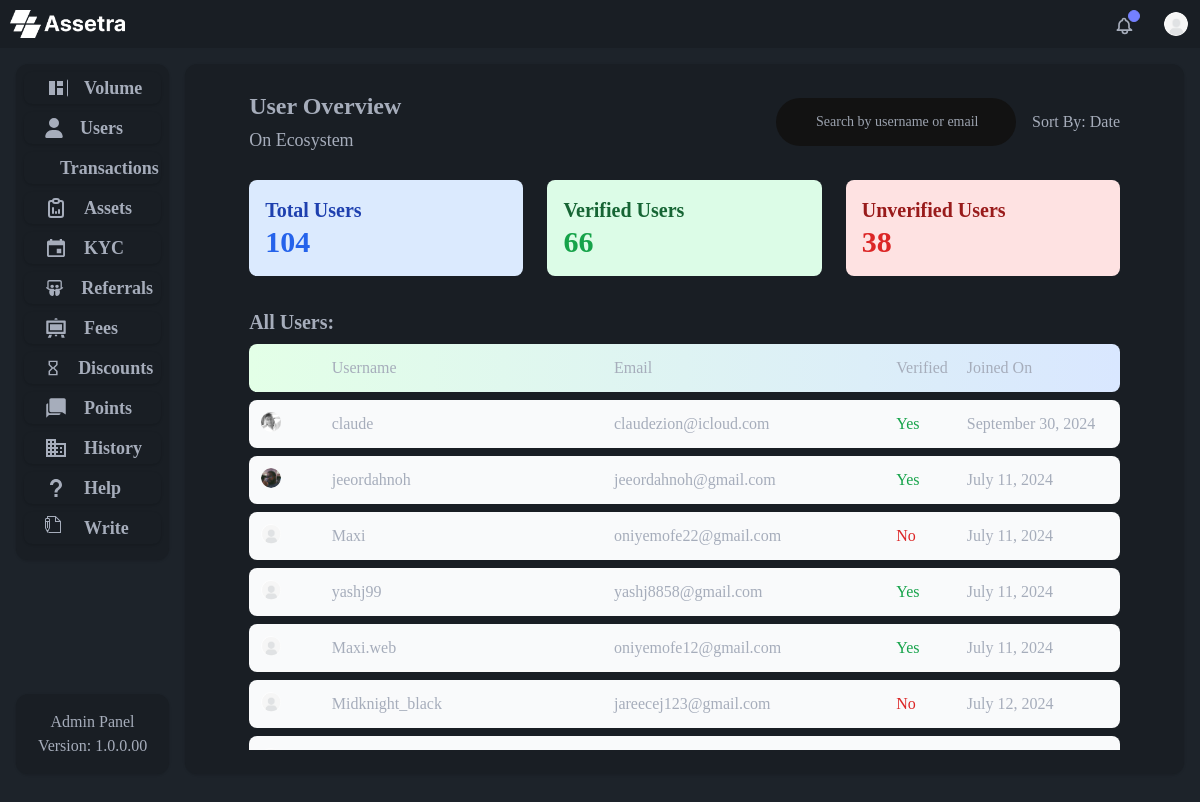
/user_overview, run on the app's committed database.
### admin_panel/models.py (models this page shows, shortened)
class User(AbstractUser):
    country = models.CharField(max_length=100, null=True, blank=True)
    dob = models.DateField(null=True, blank=True)
    mobile = models.CharField(max_length=15, null=True, blank=True)
    verified = models.BooleanField(default=False)
    profile = models.ImageField(upload_to="profile/", null=True, blank=True)

### admin_panel/views.py (the view)
# urls.py: path("user_overview", views.user_overview, name="user_overview"),
def user_overview(request):
    users = User.objects.all()
    verified_users = users.filter(verified=True).count()
    unverified_users = users.filter(verified=False).count()
    context = {
        "users": users,
        "verified_users": verified_users,
        "unverified_users": unverified_users,
    }
    return render(request, "admin_panel/user_overview.html", context)

### admin_panel/templates/admin_panel/user_overview.html
{% extends "admin_panel/layout.html" %} {% load static %} {% block body %}
<div class="container rounded-xl bg-base-200 shadow h-full px-16 py-6">
  <div class="flex justify-between items-center mb-6">
    <div class="text-left">
      <h5 class="h5 font-semibold">User Overview</h5>
      <h6 class="h6 font-normal">On Ecosystem</h6>
    </div>
    <div class="flex items-center">
      <form method="GET" action="{% url 'search_users' %}" class="mr-4">
        <input
          type="text"
          id="defult-search"
          name="search_term"
          class="block w-[20dvw] h-2/3 p-4 ps-10 text-sm rounded-full"
          placeholder="Search by username or email"
        />
      </form>
      <button type="button" class="text-[16px] font-normal">
        Sort By: Date {{order}}
      </button>
    </div>
  </div>
  <div class="grid grid-cols-1 md:grid-cols-3 gap-6 mb-8">
    <div class="bg-blue-100 p-4 rounded-lg">
      <h2 class="text-xl font-semibold text-blue-800">Total Users</h2>
      <p class="text-3xl font-bold text-blue-600">{{ users.count }}</p>
    </div>
    <div class="bg-green-100 p-4 rounded-lg">
      <h2 class="text-xl font-semibold text-green-800">Verified Users</h2>
      <p class="text-3xl font-bold text-green-600">
        {{ verified_users }}
      </p>
    </div>
    <div class="bg-red-100 p-4 rounded-lg">
      <h2 class="text-xl font-semibold text-red-800">Unverified Users</h2>
      <p class="text-3xl font-bold text-red-600">
        {{ unverified_users }}
      </p>
    </div>
  </div>
  <div>
    <h3 class="text-xl font-semibold mb-2">All Users:</h3>
    <div class="bg-custom-gradient p-3 rounded-lg grid grid-cols-12 mb-2">
      <div class="col-span-1"></div>
      <div class="col-span-4">Username</div>
      <div class="col-span-4">Email</div>
      <div class="col-span-1">Verified</div>
      <div class="col-span-2">Joined On</div>
    </div>
    <ul class="space-y-2 overflow-y-auto max-h-[350px] scrollbar-hide">
      {% for user in users %}
      <li>
        <a
          href="{% url 'user' id=user.id %}"
          class="bg-gray-50 p-3 rounded-lg grid grid-cols-12 hover:bg-custom-gradient2"
        >
          <div class="col-span-1">
            {% if user.profile %}
            <img
              src="/media/{{ user.profile }}"
              alt="pp"
              class="h-5 w-5 rounded-full object-cover"
            />
            {% else %}
            <img
              src="{% static 'images/profile.png' %}"
              alt="pp"
              class="h-5 w-5 rounded-full object-cover"
            />
            {% endif %}
          </div>
          <div class="col-span-4">{{ user.username }}</div>
          <div class="col-span-4">{{ user.email }}</div>
          <div
            class="col-span-1 {% if user.verified %}text-green-600{% else %}text-red-600{% endif %}"
          >
            {{ user.verified | yesno:"Yes,No" }}
          </div>
          <div class="col-span-2">{{ user.date_joined|date:"F j, Y" }}</div>
        </a>
      </li>
      {% endfor %}
    </ul>
  </div>
</div>
{% endblock %}

### data on the page
User: profile (picture), username "claude", email "claudezion@icloud.com", verified "Yes", date_joined "September 30, 2024"
User: profile (picture), username "jeeordahnoh", email "jeeordahnoh@gmail.com", verified "Yes", date_joined "July 11, 2024"
User: username "Maxi", email "oniyemofe22@gmail.com", verified "No", date_joined "July 11, 2024"
User: username "yashj99", email "yashj8858@gmail.com", verified "Yes", date_joined "July 11, 2024"
User: username "Maxi.web", email "oniyemofe12@gmail.com", verified "Yes", date_joined "July 11, 2024"
User: username "Midknight_black", email "jareecej123@gmail.com", verified "No", date_joined "July 12, 2024"

### other printed values
{{ users.count }} "104"
{{ verified_users }} "66"
{{ unverified_users }} "38"
